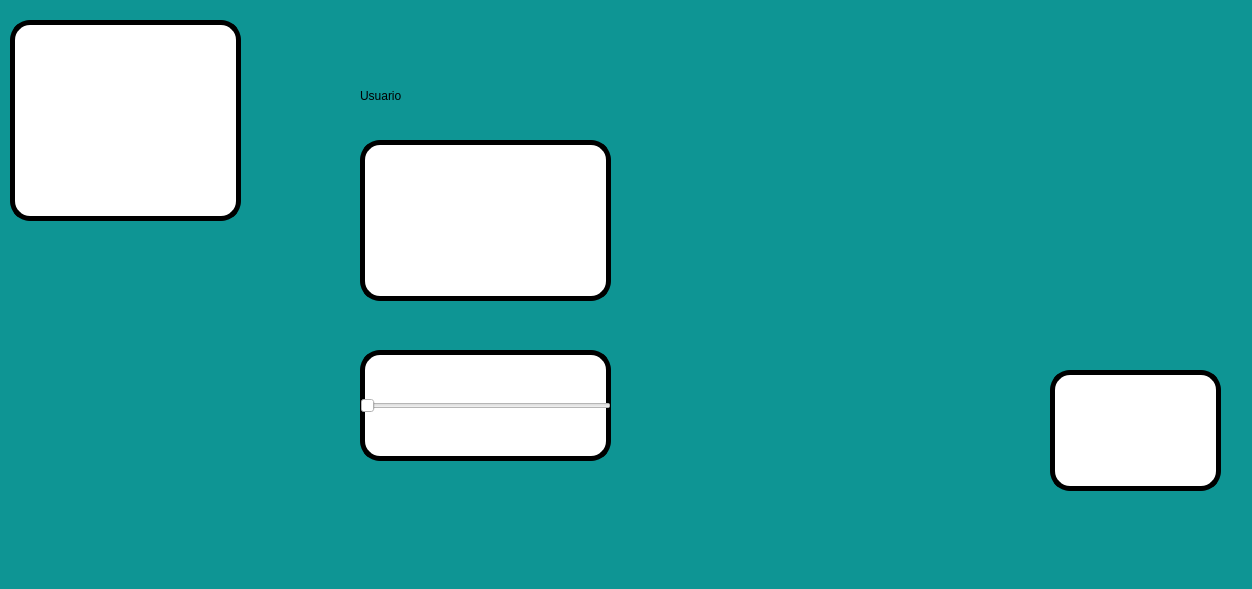
<?xml version="1.0" encoding="UTF-8"?>
<ui version="4.0">
 <class>MainWindow</class>
 <widget class="QMainWindow" name="MainWindow">
  <property name="geometry">
   <rect>
    <x>0</x>
    <y>0</y>
    <width>1252</width>
    <height>589</height>
   </rect>
  </property>
  <property name="windowTitle">
   <string>MainWindow</string>
  </property>
  <property name="styleSheet">
   <string notr="true">background-color: rgb(255, 255, 255);
font: 75 18pt &quot;Agency FB&quot;;
background-color: rgb(14, 149, 148);</string>
  </property>
  <widget class="QWidget" name="centralwidget">
   <widget class="QLabel" name="label_3">
    <property name="geometry">
     <rect>
      <x>1090</x>
      <y>10</y>
      <width>131</width>
      <height>111</height>
     </rect>
    </property>
    <property name="text">
     <string/>
    </property>
    <property name="pixmap">
     <pixmap resource="../Recursos.qrc">:/Imagenes/Media/FI.jpg</pixmap>
    </property>
    <property name="scaledContents">
     <bool>true</bool>
    </property>
   </widget>
   <widget class="QLabel" name="label_4">
    <property name="geometry">
     <rect>
      <x>1050</x>
      <y>370</y>
      <width>171</width>
      <height>121</height>
     </rect>
    </property>
    <property name="styleSheet">
     <string notr="true">background-color: rgb(255, 255, 255);
font: 75 18pt &quot;Agency FB&quot;;
border :5px solid black;
border-radius: 20px;</string>
    </property>
    <property name="text">
     <string/>
    </property>
    <property name="pixmap">
     <pixmap resource="../Recursos.qrc">:/Imagenes/Media/logo.jpg</pixmap>
    </property>
    <property name="scaledContents">
     <bool>true</bool>
    </property>
   </widget>
   <widget class="QLabel" name="label">
    <property name="geometry">
     <rect>
      <x>10</x>
      <y>20</y>
      <width>231</width>
      <height>201</height>
     </rect>
    </property>
    <property name="styleSheet">
     <string notr="true">background-color: rgb(255, 255, 255);
font: 75 18pt &quot;Agency FB&quot;;
border :5px solid black;
border-radius: 20px;</string>
    </property>
    <property name="text">
     <string/>
    </property>
    <property name="pixmap">
     <pixmap resource="../Recursos.qrc">:/Imagenes/Media/UAT.jpg</pixmap>
    </property>
    <property name="scaledContents">
     <bool>true</bool>
    </property>
   </widget>
   <widget class="QLabel" name="Img_Persona">
    <property name="geometry">
     <rect>
      <x>360</x>
      <y>140</y>
      <width>251</width>
      <height>161</height>
     </rect>
    </property>
    <property name="styleSheet">
     <string notr="true">background-color: rgb(255, 255, 255);
font: 75 18pt &quot;Agency FB&quot;;
border :5px solid black;
border-radius: 20px;</string>
    </property>
    <property name="text">
     <string/>
    </property>
    <property name="pixmap">
     <pixmap resource="../Recursos.qrc">:/Imagenes/Media/__voyager_reverse_1999_drawn_by_konohana_weibo__c0e7302d2c1ba8e61c6305cb504bed5e.jpg</pixmap>
    </property>
    <property name="scaledContents">
     <bool>true</bool>
    </property>
   </widget>
   <widget class="QLabel" name="label_2">
    <property name="geometry">
     <rect>
      <x>360</x>
      <y>70</y>
      <width>101</width>
      <height>51</height>
     </rect>
    </property>
    <property name="text">
     <string>Usuario</string>
    </property>
   </widget>
   <widget class="QSlider" name="VE_HOZ">
    <property name="geometry">
     <rect>
      <x>360</x>
      <y>350</y>
      <width>251</width>
      <height>111</height>
     </rect>
    </property>
    <property name="styleSheet">
     <string notr="true">background-color: rgb(255, 255, 255);
font: 75 18pt &quot;Agency FB&quot;;
border :5px solid black;
border-radius: 20px;</string>
    </property>
    <property name="orientation">
     <enum>Qt::Horizontal</enum>
    </property>
   </widget>
  </widget>
  <widget class="QMenuBar" name="menubar">
   <property name="geometry">
    <rect>
     <x>0</x>
     <y>0</y>
     <width>1252</width>
     <height>42</height>
    </rect>
   </property>
  </widget>
  <widget class="QStatusBar" name="statusbar"/>
 </widget>
 <resources>
  <include location="../Recursos.qrc"/>
 </resources>
 <connections/>
</ui>
